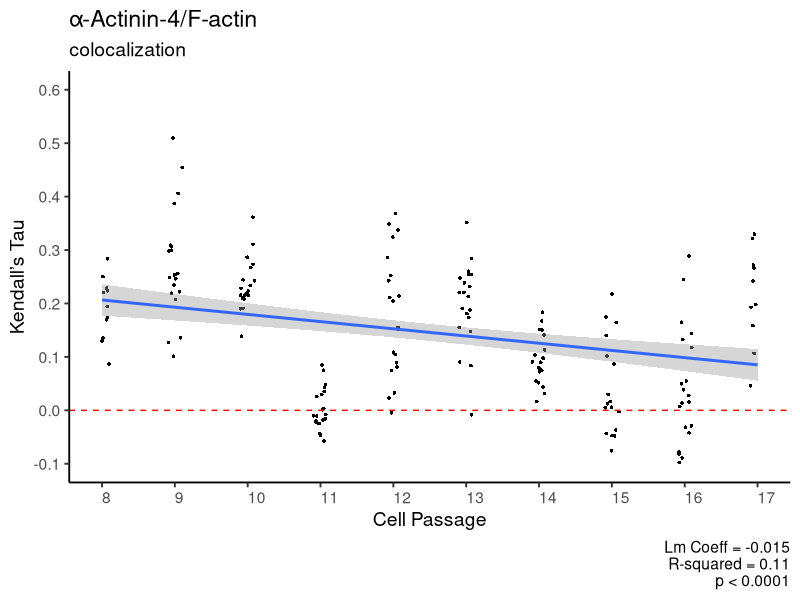
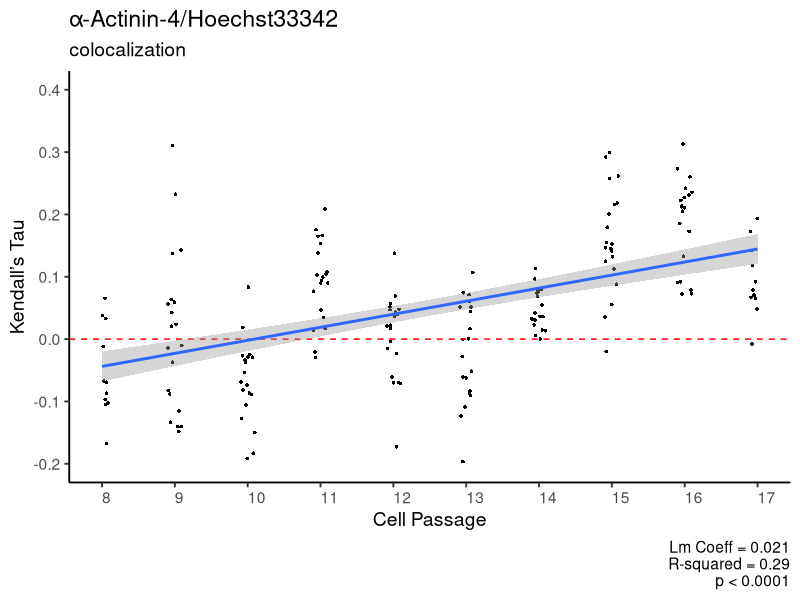

Write R code to recreate these figures, in order. (Note: this script raises an error after producing the figures.)
# Immunofluorescence colocalozation analisys
# Bobkov, Poloyanskaya, Goncharova, 2020
# mailto: bobkov@incras.ru
# https://github.com/dan609/adh

library(ggplot2)
######################################
#1# α-Actinin-4/F-actin colocalization 
data_aA4_Fact_d <- read.csv('aA4_Fact_d.csv', sep = ';')

ggplot(data_aA4_Fact_d, aes(x = probe, y = bTau)) +
  
  
  ylim(c(-.2, .6)) +
  
  xlim(c(7, 18)) +
  
  theme_classic(base_size=14) +
  
  geom_jitter(position = position_jitter(.1),
              cex = .9,
              shape = 16) +
  
  theme(legend.position = "none") +
  
  theme(axis.text.x = element_text(angle = 0, hjust = 0)) + 
  
  geom_hline(yintercept=0, linetype="dashed", color = "red") + # add zero level
  
  labs(title = "α-Actinin-4/F-actin",
       subtitle = "colocalization",
       caption = "Lm Coeff = -0.015\n R-squared = 0.11\np < 0.0001") +
  
  geom_smooth(method='lm', formula= y ~ x) + # add linear regression
  
  scale_x_continuous(name = "Cell Passage", 
                     breaks = c(1, seq(8, 17, 1)), 
                     limits = c(8, 17)) +
  
  scale_y_continuous(name = "Kendall’s Tau", 
                     breaks = c(seq(-0.1, 0.6, .1)), 
                     limits = c(-0.1, 0.6))


# Compute linear regression

fit_aA4_Fact_d <- lm(bTau ~ probe, data = data_aA4_Fact_d)

summary(fit_aA4_Fact_d)


###########################################
#2# α-Actinin-4/Hoechst33342 colocalozation
data_aA4_Nuc_d <- read.csv('aA4_Nuc_d.csv', sep = ';')

ggplot(data_aA4_Nuc_d, aes(x = probe, y = bTau)) +
  
  
  ylim(c(-.2, .4)) +
  
  xlim(c(7, 18)) +
  
  theme_classic(base_size=14) +
  
  geom_jitter(position = position_jitter(.1),
              cex = .9,
              shape = 16) +
  
  theme(legend.position = "none") +
  
  theme(axis.text.x = element_text(angle = 0, hjust = 0)) + 
  
  geom_hline(yintercept=0, linetype="dashed", color = "red") + # add zero level
  
  labs(title = "α-Actinin-4/Hoechst33342",
       subtitle = "colocalization",
       caption = "Lm Coeff = 0.021\nR-squared = 0.29\np < 0.0001") +
  
  geom_smooth(method='lm', formula= y ~ x) + # add linear regression
  
  scale_x_continuous(name = "Cell Passage", 
                     breaks = c(1, seq(8, 17, 1)), 
                     limits = c(8, 17)) +
  
  scale_y_continuous(name = "Kendall’s Tau", 
                     breaks = c(seq(-0.2, 0.6, .1)), 
                     limits = c(-0.2, 0.4))


# Compute linear regression

fit-aA4_Nuc_d <- lm(bTau ~ probe, data = -aA4_Nuc_d)

summary(fit-aA4_Nuc_d)


###############################
#3# RhoA/F-actin colocalization 
data_rhoa-Fact-d <- read.csv('rhoa-Fact-d.csv', sep = ';')

ggplot(data_rhoa-Fact-d, aes(x = probe, y = bTau)) +
  
  
  ylim(c(-.2, .4)) +
  
  xlim(c(7, 18)) +
  
  theme_classic(base_size=14) +
  
  geom_jitter(position = position_jitter(.1),
              cex = .9,
              shape = 16) +
  
  theme(legend.position = "none") +
  
  theme(axis.text.x = element_text(angle = 0, hjust = 0)) + 
  
  geom_hline(yintercept=0, linetype="dashed", color = "red") + # add zero level
  
  labs(title = "RhoA/F-actin",
       subtitle = "colocalization",
       caption = "Lm Coeff = -0.02421; p =1.41e-12\n Data source: aA4_Nuc_d.csv") +
  
  geom_smooth(method='lm', formula= y ~ x) + # add linear regression
  
  scale_x_continuous(name = "Cell Passage", 
                     breaks = c(1, seq(8, 17, 1)), 
                     limits = c(8, 17)) +
  
  scale_y_continuous(name = "Kendall’s Tau", 
                     breaks = c(seq(-0.2, 0.6, .1)), 
                     limits = c(-0.2, 0.4))


# Compute linear regression

fit_rhoa-Fact-d <- lm(bTau ~ probe, data = data_rhoa-Fact-d)

summary(fit_rhoa-Fact-d)

###############################
#4# RhoA/F-actin colocalization 
data_rhoa-Nuc-d <- read.csv('rhoa-Nuc-d.csv', sep = ';')

ggplot(data_rhoa-Nuc-d, aes(x = probe, y = bTau)) +
  
  
  ylim(c(-.2, .4)) +
  
  xlim(c(7, 18)) +
  
  theme_classic(base_size=14) +
  
  geom_jitter(position = position_jitter(.1),
              cex = .9,
              shape = 16) +
  
  theme(legend.position = "none") +
  
  theme(axis.text.x = element_text(angle = 0, hjust = 0)) + 
  
  geom_hline(yintercept=0, linetype="dashed", color = "red") + # add zero level
  
  labs(title = "RhoA/Hoechst33342",
       subtitle = "colocalization",
       caption = "Lm Coeff = 0.030896; p =3.82e-15\n Data source: aA4_Nuc_d.csv") +
  
  geom_smooth(method='lm', formula= y ~ x) # add linear regression


# Compute linear regression

fit_rhoa-Nuc-d <- lm(bTau ~ probe, data = data_rhoa-Nuc-d)

summary(fit_rhoa-Nuc-d)


